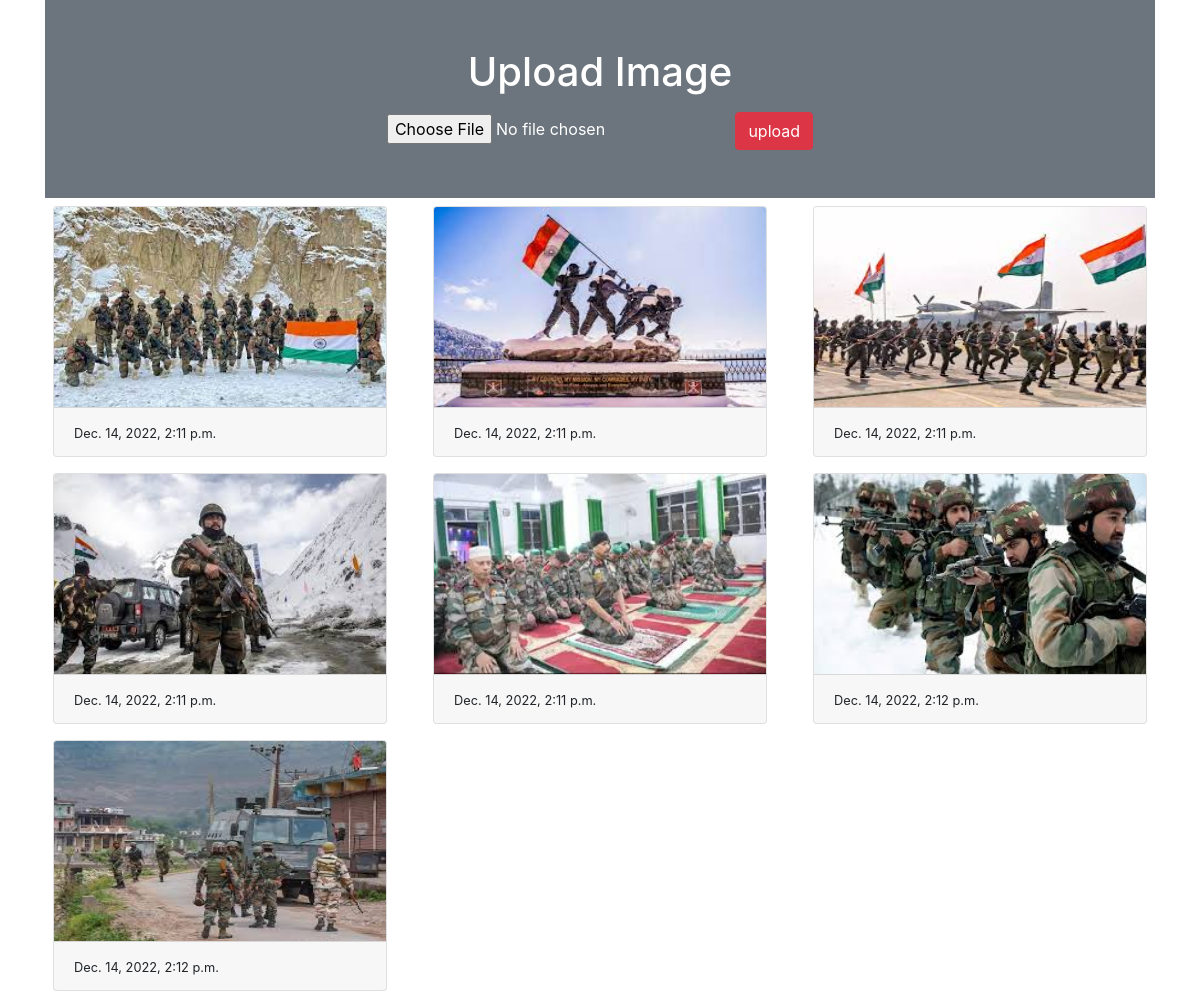
The page / on the database its author committed.
### myapp/models.py (models this page shows)
class Image(models.Model):
    photo = models.ImageField(upload_to='myimage')
    date = models.DateTimeField(auto_now_add=True)
    class Meta:
        db_table = 'Image'

### myapp/views.py (the view)
# urls.py: path('', views.home, name='home')
def home(request):
    if request.method == 'POST':
        form = ImageForm(request.POST, request.FILES)
        if form.is_valid():
            form.save()
    form = ImageForm()
    img = Image.objects.all()
    return render(request, 'myapp/home.html', {'form': form, 'img': img})

### myapp/forms.py
class ImageForm(forms.ModelForm):
    class Meta:
        model = Image
        fields = '__all__'
        labels = {'photo': ''}

### myapp/templates/myapp/home.html (shortened to what this page needs)
<!DOCTYPE html>
<html lang="en">
<head>
      <link rel="stylesheet" href="https://cdn.jsdelivr.net/npm/bootstrap@4.5.3/dist/css/bootstrap.min.css">
</head>
<body>
    <div class="container">
      <div class="py-5 text-center bg-secondary text-white">
        <h1 class="mb-3">Upload Image</h1>
        <form action="" method="post" enctype="multipart/form-data">
          {{form}}
          <input type="submit" class="btn btn-danger" value="upload">
        </form>
      </div>
      <div class="row">
        {% for x in img %}
          <div class="col-sm-4">
            <div class="card m-2">
              <img src="{{x.photo.url}}" alt="" class="card-img-top" height="200px">
              <div class="card-footer">
                <small class="text-mutes">{{x.date}}</small>
              </div>
            </div>
          </div>
        {% endfor %}
      </div>
    </div>
</body>
</html>

### rows shown on the page
Image: photo (picture), date "Dec. 14, 2022, 2:11 p.m."
Image: photo (picture), date "Dec. 14, 2022, 2:11 p.m."
Image: photo (picture), date "Dec. 14, 2022, 2:11 p.m."
Image: photo (picture), date "Dec. 14, 2022, 2:11 p.m."
Image: photo (picture), date "Dec. 14, 2022, 2:11 p.m."
Image: photo (picture), date "Dec. 14, 2022, 2:12 p.m."
Image: photo (picture), date "Dec. 14, 2022, 2:12 p.m."
